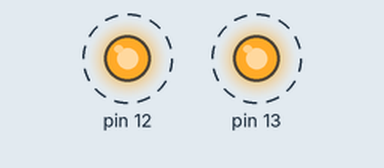
A sketch run on a simulated Arduino Uno, built with avr-gcc and run on an emulated ATmega328P. Shown: output pins drawn as LEDs (lit = HIGH). Dashed ring = blinking.

Above: at 0.02 s.
Timing chart, 0 to 3.0 s (numbered marks = the images above):
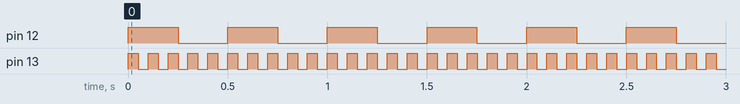

Measured:
- by itself, pin 12: alternates HIGH for 0.25 s and LOW for 0.25 s
- by itself, pin 13: alternates HIGH for 0.05 s and LOW for 0.05 s

The sketch:

TP1-5.ino
```cpp
#include <ezOutput.h> // ezOutput library

ezOutput redled(13);  // create ezOutput object that attach to pin 13;
ezOutput greenled(12);  // create ezOutput object that attach to pin 12;

void setup() {

}

// the loop function runs over and over again forever
void loop() {
  redled.loop();
  greenled.loop();
  redled.blink(50, 50); // 50 milliseconds ON, 50 milliseconds OFF (frequency of 10Hz)
  greenled.blink(250, 250); // 250 milliseconds ON, 250 milliseconds OFF (frequency of 5Hz)
}
```
